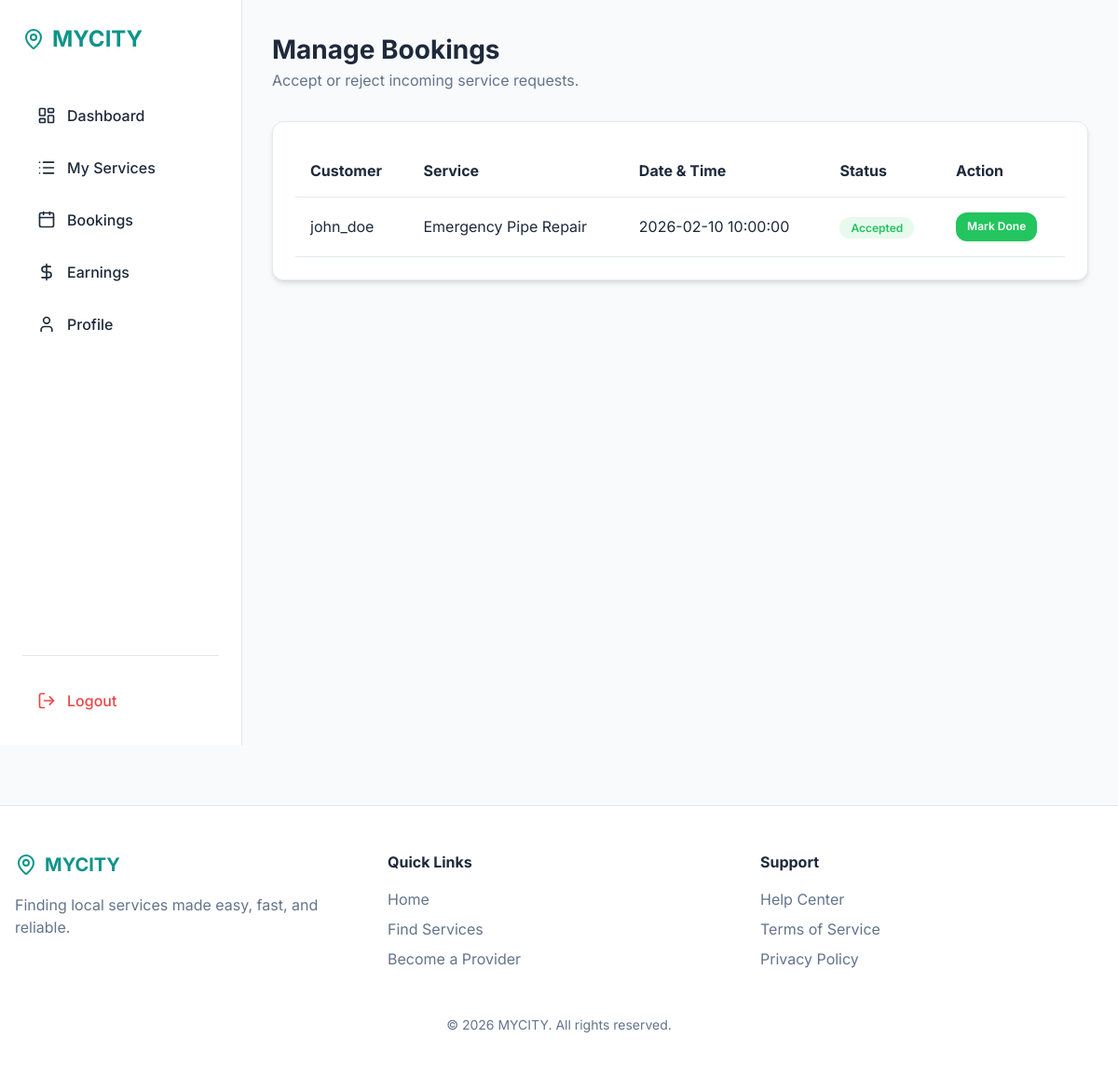
Page /provider/bookings.php (signed in) on the committed database.
### tables this page shows
CREATE TABLE IF NOT EXISTS bookings (
    id INT AUTO_INCREMENT PRIMARY KEY,
    customer_id INT NOT NULL,
    service_id INT NOT NULL,
    booking_date DATE NOT NULL,
    booking_time TIME NOT NULL,
    status ENUM('pending', 'accepted', 'rejected', 'completed', 'cancelled') DEFAULT 'pending',
    notes TEXT,
    created_at TIMESTAMP DEFAULT CURRENT_TIMESTAMP,
    FOREIGN KEY (customer_id) REFERENCES users(id) ON DELETE CASCADE,
    FOREIGN KEY (service_id) REFERENCES services(id) ON DELETE CASCADE
);

CREATE TABLE IF NOT EXISTS users (
    id INT AUTO_INCREMENT PRIMARY KEY,
    username VARCHAR(50) NOT NULL UNIQUE,
    email VARCHAR(100) NOT NULL UNIQUE,
    password VARCHAR(255) NOT NULL,
    role ENUM('admin', 'provider', 'customer') DEFAULT 'customer',
    status ENUM('active', 'suspended', 'pending') DEFAULT 'active',
    profile_pic VARCHAR(255) DEFAULT 'default_profile.png',
    created_at TIMESTAMP DEFAULT CURRENT_TIMESTAMP
);

CREATE TABLE IF NOT EXISTS services (
    id INT AUTO_INCREMENT PRIMARY KEY,
    provider_id INT NOT NULL,
    category_id INT NOT NULL,
    name VARCHAR(255) NOT NULL,
    description TEXT,
    price DECIMAL(10, 2) NOT NULL,
    image VARCHAR(255) DEFAULT 'default_service.jpg',
    latitude DECIMAL(10, 8),
    longitude DECIMAL(11, 8),
    status ENUM('active', 'inactive') DEFAULT 'active',
    created_at TIMESTAMP DEFAULT CURRENT_TIMESTAMP,
    FOREIGN KEY (provider_id) REFERENCES users(id) ON DELETE CASCADE,
    FOREIGN KEY (category_id) REFERENCES categories(id) ON DELETE CASCADE
);

### provider/bookings.php (the view, shortened to what this page needs)
<?php
require_once '../includes/config.php';
$provider_id = $_SESSION['user_id'];
$stmt = $pdo->prepare("
    SELECT b.*, s.name as service_name, u.username as customer_name
    FROM bookings b
    JOIN services s ON b.service_id = s.id
    JOIN users u ON b.customer_id = u.id
    WHERE s.provider_id = ?
    ORDER BY b.created_at DESC
");
$stmt->execute([$provider_id]);
$bookings = $stmt->fetchAll();
require_once '../partials/header.php';
?>
<div class="dashboard-layout">
    <?php require_once '../partials/sidebar.php'; ?>
    <main class="main-content">
        <header style="margin-bottom: 2rem;">
            <h1 style="font-size: 1.75rem; font-weight: 700;">Manage Bookings</h1>
            <p style="color: var(--text-muted);">Accept or reject incoming service requests.</p>
        </header>
        <div class="card">
            <div style="overflow-x: auto;">
                <table style="width: 100%; border-collapse: collapse;">
                    <thead>
                        <tr style="text-align: left; border-bottom: 1px solid var(--border-color);">
                            <th style="padding: 1rem;">Customer</th>
                            <th style="padding: 1rem;">Service</th>
                            <th style="padding: 1rem;">Date & Time</th>
                            <th style="padding: 1rem;">Status</th>
                            <th style="padding: 1rem;">Action</th>
                        </tr>
                    </thead>
                    <tbody>
                        <?php foreach ($bookings as $b): ?>
                        <tr style="border-bottom: 1px solid var(--border-color);">
                            <td style="padding: 1rem;"><?php echo $b['customer_name']; ?></td>
                            <td style="padding: 1rem;"><?php echo $b['service_name']; ?></td>
                            <td style="padding: 1rem;"><?php echo $b['booking_date'] . ' ' . $b['booking_time']; ?></td>
                            <td style="padding: 1rem;">
                                <span style="padding: 0.25rem 0.75rem; border-radius: 99px; font-size: 0.75rem; font-weight: 600;
                                    background: <?php echo $b['status'] === 'accepted' ? 'rgba(34, 197, 94, 0.1)' : ($b['status'] === 'pending' ? 'rgba(245, 158, 11, 0.1)' : 'rgba(239, 68, 68, 0.1)'); ?>;
                                    color: <?php echo $b['status'] === 'accepted' ? 'var(--accent)' : ($b['status'] === 'pending' ? 'var(--warning)' : 'var(--danger)'); ?>;">
                                    <?php echo ucfirst($b['status']); ?>
                                </span>
                            </td>
                            <td style="padding: 1rem; display: flex; gap: 0.5rem;">
                                <?php if ($b['status'] === 'pending'): ?>
                                    <a href="?action=accept&id=<?php echo $b['id']; ?>" class="btn btn-primary" style="padding: 0.4rem 0.75rem; font-size: 0.75rem;">Accept</a>
                                    <a href="?action=reject&id=<?php echo $b['id']; ?>" class="btn glass" style="padding: 0.4rem 0.75rem; font-size: 0.75rem; color: var(--danger);">Reject</a>
                                <?php elseif ($b['status'] === 'accepted'): ?>
                                    <a href="?action=complete&id=<?php echo $b['id']; ?>" class="btn btn-primary" style="padding: 0.4rem 0.75rem; font-size: 0.75rem; background: var(--accent);">Mark Done</a>
                                <?php else: ?>
                                    <span style="color: var(--text-muted); font-size: 0.75rem;">No actions</span>
                                <?php endif; ?>
                            </td>
                        </tr>
                        <?php endforeach; ?>
                    </tbody>
                </table>
            </div>
        </div>
    </main>
</div>
<?php require_once '../partials/footer.php'; ?>

### assets/css/style.css (style rules this page uses)
:root { --primary: #0d9488; --primary-hover: #0f766e; --secondary: #3b82f6; --accent: #22c55e; --danger: #ef4444; --warning: #f59e0b; --bg-light: #f8fafc; --bg-white: #ffffff; --text-main: #1e293b; --text-muted: #64748b; --border-color: #e2e8f0; --radius: 12px; --shadow-sm: 0 1px 2px 0 rgb(0 0 0 / 0.05); --shadow: 0 4px 6px -1px rgb(0 0 0 / 0.1), 0 2px 4px -2px rgb(0 0 0 / 0.1); --shadow-lg: 0 10px 15px -3px rgb(0 0 0 / 0.1), 0 4px 6px -4px rgb(0 0 0 / 0.1); --transition: all 0.3s ease; }
* { margin: 0; padding: 0; box-sizing: border-box; }
body { font-family: 'Inter', system-ui, -apple-system, sans-serif; background-color: var(--bg-light); color: var(--text-main); line-height: 1.5; transition: var(--transition); }
a { text-decoration: none; color: inherit; transition: var(--transition); }
button, .btn { cursor: pointer; border: none; outline: none; border-radius: var(--radius); padding: 0.75rem 1.5rem; font-weight: 600; transition: var(--transition); display: inline-flex; align-items: center; justify-content: center; gap: 0.5rem; }
.btn-primary { background-color: var(--primary); color: white; }
.card { background-color: var(--bg-white); border-radius: var(--radius); padding: 1.5rem; border: 1px solid var(--border-color); box-shadow: var(--shadow); }
.dashboard-layout { display: flex; min-height: 100vh; }
.main-content { flex: 1; margin-left: 260px; padding: 2rem; }

### rows in the picture
bookings: customer.username "john_doe", service.name "Emergency Pipe Repair", booking_date "2026-02-10", booking_time "10:00:00", status "Accepted"
